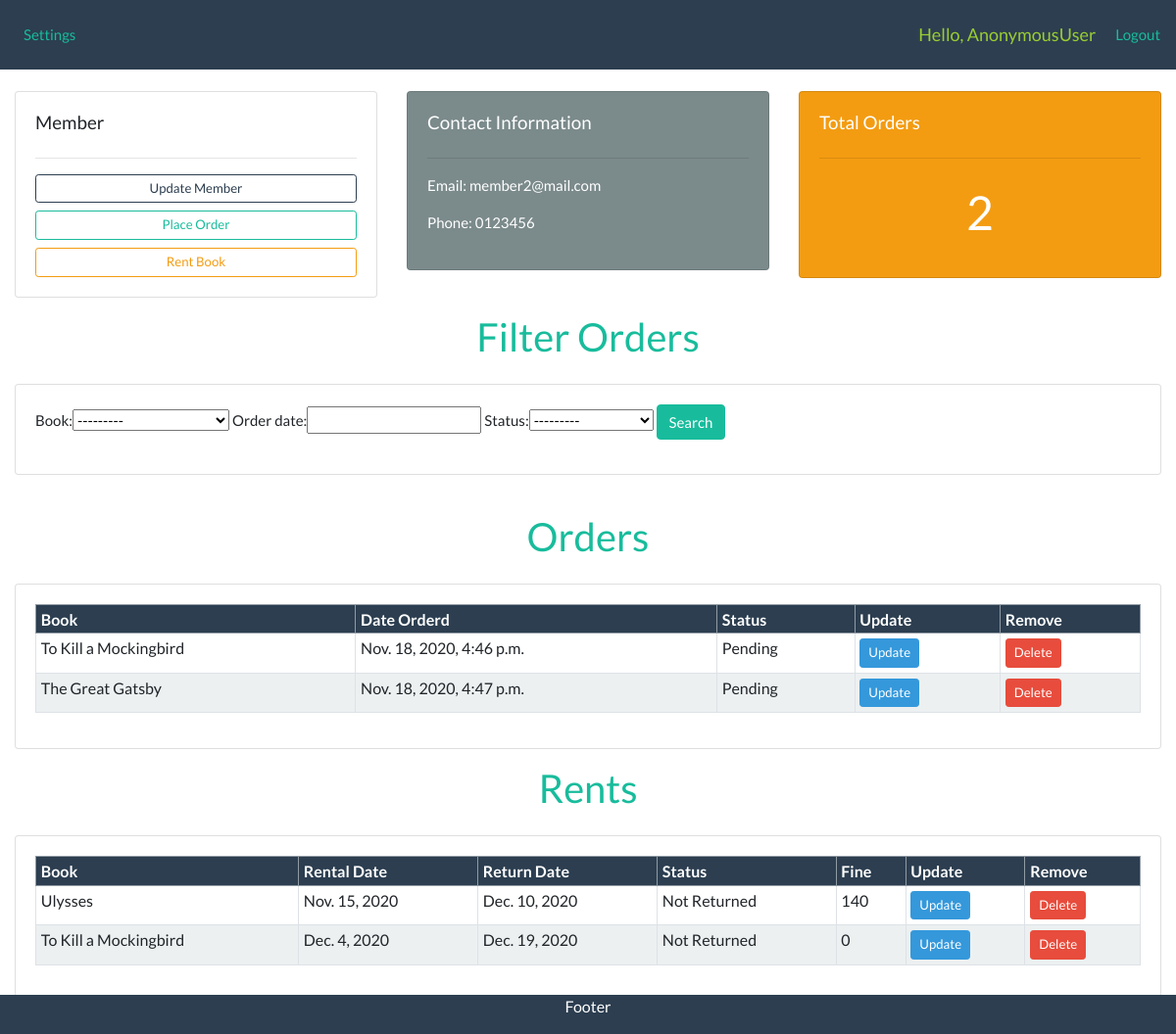
Screenshot of /member/1/ with the database file from the repository.
### library/models.py (models this page shows, shortened)
class Member(models.Model):
    user = models.OneToOneField(
        User, blank=True, null=True, on_delete=models.CASCADE)
    name = models.CharField(max_length=200, null=True)
    phone = models.CharField(max_length=200, null=True)
    email = models.CharField(max_length=200, null=True)
    date_of_membership = models.DateTimeField(
        auto_now=False, null=True)
    age = models.CharField(max_length=200, null=True)
    profile_pic = models.ImageField(
        default="profile1.png", null=True, blank=True)

class BookOrder(models.Model):
    STATUS = (
        ('Pending', 'Pending'),
        ('Out for delivery', 'Out for delivery'),
        ('Delivered', 'Delivered'),
    )
    member = models.ForeignKey(Member, null=True, on_delete=models.SET_NULL)
    book = models.ForeignKey(Book, null=True, on_delete=models.SET_NULL)
    order_date = models.DateTimeField(auto_now=False, null=True)
    status = models.CharField(max_length=200, null=True, choices=STATUS)

class Book(models.Model):
    GENRE = (
            ('Science Fiction', 'Science Fiction'),
            ('Thriller', 'Thriller'),
            ('Biography', 'Biography'),
            ('Fable', 'Fable'),
            ('Literature', 'Literature'),
            ('History', 'History'),
    )
    name = models.CharField(max_length=200, null=True)
    description = models.CharField(max_length=200, null=True)
    author = models.CharField(max_length=200, null=True)
    genre = models.CharField(max_length=200, null=True, choices=GENRE)
    ageGroup = models.CharField(max_length=200, null=True)
    bookCopies = models.CharField(max_length=200, null=True)
    date_published = models.DateTimeField(
        auto_now=False, max_length=200, null=True)
    date_of_keeping = models.DateTimeField(
        auto_now=False, max_length=200, null=True)
    def __str__(self):
        return self.name

class BookRent(models.Model):
    STATUS = (
        ('Returned', 'Returned'),
        ('Pending', 'Pending'),
        ('Not Returned', 'Not Returned'),
    )
    member = models.ForeignKey(Member, null=True, on_delete=models.SET_NULL)
    book = models.ForeignKey(Book, null=True, on_delete=models.SET_NULL)
    rental_date = models.DateField()
    return_date = models.DateField(null=True, blank=True)
    status = models.CharField(max_length=200, null=True, choices=STATUS)
    def calculate_fine(self):
        days = (date.today()-self.rental_date)
        d = days.days
        fine = 0
        if d > 15:
            day = d - 15
            fine = day * 10
        return fine

### library/views.py (the view)
# urls.py: path('member/<str:pk>/', views.member, name="member"),
def member(request, pk):
    member = Member.objects.get(id=pk)
    orders = member.bookorder_set.all()
    order_count = orders.count()
    orderFilter = OrderFilter(request.GET, queryset=orders)
    orders = orderFilter.qs
    rents = member.bookrent_set.all()
    context = {'member': member, 'orders': orders,
               'order_count': order_count, 'rents': rents,
               'orderFilter': orderFilter}
    return render(request, 'library/member.html', context)

### library/templates/library/member.html
{% extends 'library/main.html' %}
{% block content %}
<br>
<div class="row">
	<div class="col-md">
		<div class="card card-body">
			<h5>Member</h5>
			<hr>
			<a class="btn btn-outline-primary  btn-sm btn-block" href="">Update Member</a>
			<a class="btn btn-outline-success  btn-sm btn-block" href="{% url 'order_book' member.id %}">Place Order</a>
			<a class="btn btn-outline-warning  btn-sm btn-block" href="{% url 'rent_book' member.id %}">Rent Book</a>
		</div>
	</div>
	<div class="col-md">
		<div class="card card-body text-white bg-dark">
			<h5>Contact Information</h5>
			<hr>
			<p>Email: {{member.email}}</p>
			<p>Phone: {{member.phone}}</p>
		</div>
	</div>
	<div class="col-md">
		<div class="card card-body text-white bg-warning">
			<h5>Total Orders</h5>
			<hr>
			<h1 style="text-align: center;padding: 10px">{{order_count}}</h1>
		</div>
	</div>
</div>
<h2 class="text-center text-success py-3">Filter Orders</h2>
<div class="row">
	<div class="col">
		<div class="card card-body">
			<form method="get">
				{{orderFilter.form}}
				<button class="btn btn-success" type="submit">Search</button>
			</form>
		</div>
	</div>
</div>
<br>
<h2 class="text-center text-success py-3">Orders</h2>
<div class="row">
	<div class="col-md">
		<div class="card card-body">
			<table class="table table-sm table-hover table-striped table-bordered">
				<tr class="table-primary">
					<th>Book</th>
					<th>Date Orderd</th>
					<th>Status</th>
					<th>Update</th>
					<th>Remove</th>
				</tr>
				{% for order in orders %}
				<tr>
					<td>{{order.book}}</td>
					<td>{{order.order_date}}</td>
					<td>{{order.status}}</td>
					<td><a class="btn btn-sm btn-info" href="{% url 'update_order' order.id %}">Update</a></td>
					<td><a class="btn btn-sm btn-danger" href="{% url 'delete_order' order.id %}">Delete</a></td>
				</tr>
				{% endfor %}
			</table>
		</div>
	</div>
</div>
<h2 class="text-center text-success py-3">Rents</h2>
<div class="row">
	<div class="col-md">
		<div class="card card-body">
			<table class="table table-sm table-hover table-striped table-bordered">
				<tr class="table-primary">
					<th>Book</th>
					<th>Rental Date</th>
					<th>Return Date</th>
					<th>Status</th>
					<th>Fine</th>
					<th>Update</th>
					<th>Remove</th>
				</tr>
				{% for rent in rents %}
				<tr>
					<td>{{rent.book}}</td>
					<td>{{rent.rental_date}}</td>
					<td>{{rent.return_date}}</td>
					<td>{{rent.status}}</td>
					<td>{{rent.calculate_fine}}</td>
					<td><a class="btn btn-sm btn-info" href="">Update</a></td>
					<td><a class="btn btn-sm btn-danger" href="">Delete</a></td>
				</tr>
				{% endfor %}
			</table>
		</div>
	</div>
</div>
{% endblock %}

### static/css/main.css (style rules this page uses)
body { background-color: white; }

### rows the page displays
Member: email "member2@mail.com", phone "0123456"
BookOrder: book "To Kill a Mockingbird", order_date "Nov. 18, 2020, 4:46 p.m.", status "Pending"
BookOrder: book "The Great Gatsby", order_date "Nov. 18, 2020, 4:47 p.m.", status "Pending"
BookRent: book "Ulysses", rental_date "Nov. 15, 2020", return_date "Dec. 10, 2020", status "Not Returned", calculate_fine "140"
BookRent: book "To Kill a Mockingbird", rental_date "Dec. 4, 2020", return_date "Dec. 19, 2020", status "Not Returned", calculate_fine "0"

### other values shown
{{ request.user }} "AnonymousUser"
{{ order_count }} "2"
